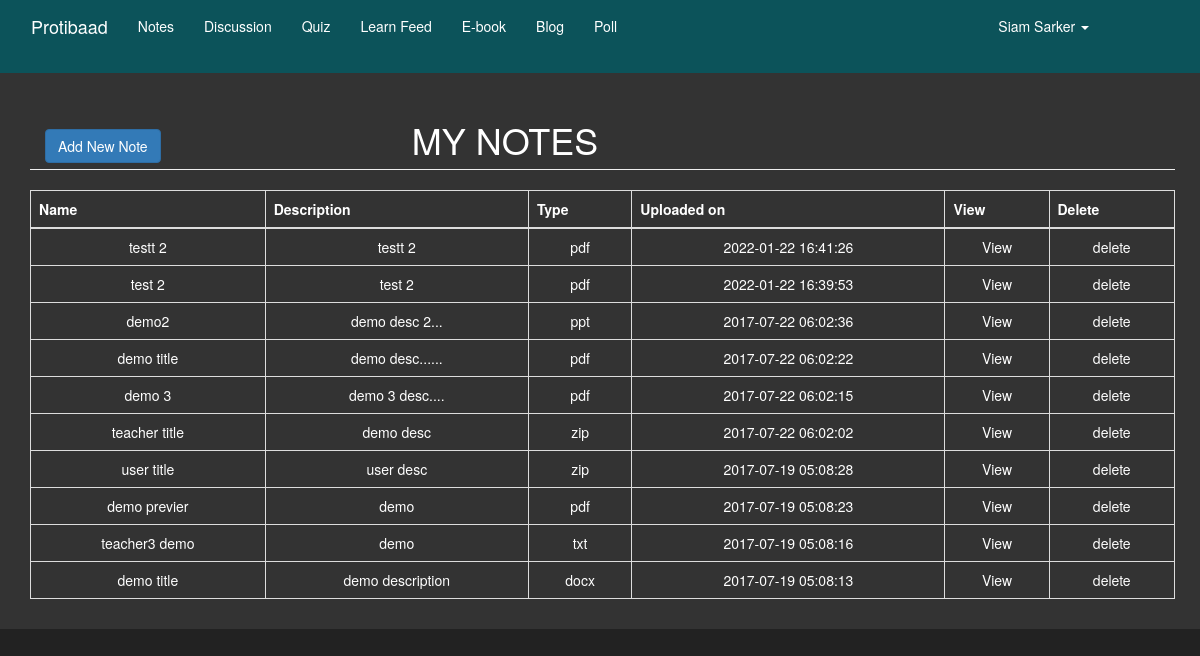
The app's page /dashboard/notes.php (signed in) with its own data.
### tables this page shows
CREATE TABLE `uploads` (
  `file_id` int(11) NOT NULL,
  `file_name` varchar(225) NOT NULL,
  `file_description` text NOT NULL,
  `file_type` varchar(225) NOT NULL,
  `file_uploader` varchar(225) NOT NULL,
  `file_uploaded_on` timestamp NOT NULL DEFAULT current_timestamp() ON UPDATE current_timestamp(),
  `file_uploaded_to` varchar(225) NOT NULL,
  `file` varchar(225) NOT NULL,
  `status` varchar(225) NOT NULL DEFAULT 'not approved yet'
);

### dashboard/notes.php (the view, shortened to what this page needs)
<?php include 'includes/adminheader.php';
?>
<div id="wrapper">
    <?php include 'includes/adminnav.php'; ?>
    <div id="page-wrapper" style="background-color: #333;">
        <div class="container-fluid" style="background-color: #333;">
            <div class="row">
                <div class="col-lg-12">
                    <h1 class="page-header">
                        <div class="col-xs-4">
                            <a href="uploadnote.php" class="btn btn-primary">Add New Note</a>
                        </div>
                        <span style="color:#fff; text-align:center"> MY NOTES</span>
                    </h1>
                    <div class="row">
                        <div class="col-lg-12">
                            <div class="table-responsive">
                                <form action="" method="post">
                                    <table class="table table-bordered  ">
                                        <thead style="color:#fff; text-align:center">
                                            <tr>
                                                <th>Name</th>
                                                <th>Description</th>
                                                <th>Type </th>
                                                <th>Uploaded on</th>
                                                <th>View</th>
                                                <th>Delete</th>
                                            </tr>
                                        </thead>
                                        <tbody style="color:#fff; text-align:center">
                                            <?php
                                            $query = "SELECT * FROM uploads WHERE status= 'approved' ORDER BY file_uploaded_on DESC";
                                            $run_query = mysqli_query($conn, $query) or die(mysqli_error($conn));
                                            if (mysqli_num_rows($run_query) > 0) {
                                                while ($row = mysqli_fetch_array($run_query)) {
                                                    $file_id = $row['file_id'];
                                                    $file_name = $row['file_name'];
                                                    $file_description = $row['file_description'];
                                                    $file_type = $row['file_type'];
                                                    $file_date = $row['file_uploaded_on'];
                                                    $file = $row['file'];
                                                    echo "<tr>";
                                                    echo "<td>$file_name</td>";
                                                    echo "<td>$file_description</td>";
                                                    echo "<td>$file_type</td>";
                                                    echo "<td>$file_date</td>";
                                                    echo "<td><a href='allfiles/$file' target='_blank' style='color:#fff'>View </a></td>";
                                                    echo "<td><a onClick=\"javascript: return confirm('Are you sure you want to delete this post?')\" href='?del=$file_id' style='color: #fff;'><i class='fa fa-times' style='color: #333;'></i>delete</a></td>";
                                                    echo "</tr>";
                                                }
                                            } else {
                                                echo "<script>alert('Not notes yet! Start uploading now');
    window.location.href= 'uploadnote.php';</script>";
                                            }
                                            ?>
                                        </tbody>
                                    </table>
                                </form>
                            </div>
                        </div>
                    </div>
                    </body>
                    </html

### dashboard/css/sb-admin.css (style rules this page uses)
body { margin-top: 100px; background-color: #222; }
@media (min-width: 768px) { body { margin-top: 50px; } }
#wrapper { padding-left: 0; }
#page-wrapper { width: 100%; padding: 0; background-color: #fff; }
@media (min-width: 768px) { #wrapper { padding-left: 5px; } }
@media (min-width: 768px) { #page-wrapper { padding: 10px; } }

### records on screen
uploads: file_name "testt 2", file_description "testt 2", file_type "pdf", file_uploaded_on "2022-01-22 16:41:26"
uploads: file_name "test 2", file_description "test 2", file_type "pdf", file_uploaded_on "2022-01-22 16:39:53"
uploads: file_name "demo2", file_description "demo desc 2...", file_type "ppt", file_uploaded_on "2017-07-22 06:02:36"
uploads: file_name "demo title", file_description "demo desc......", file_type "pdf", file_uploaded_on "2017-07-22 06:02:22"
uploads: file_name "demo 3", file_description "demo 3 desc....", file_type "pdf", file_uploaded_on "2017-07-22 06:02:15"
uploads: file_name "teacher title", file_description "demo desc", file_type "zip", file_uploaded_on "2017-07-22 06:02:02"
uploads: file_name "user title", file_description "user desc", file_type "zip", file_uploaded_on "2017-07-19 05:08:28"
uploads: file_name "demo previer", file_description "demo", file_type "pdf", file_uploaded_on "2017-07-19 05:08:23"
uploads: file_name "teacher3 demo", file_description "demo", file_type "txt", file_uploaded_on "2017-07-19 05:08:16"
uploads: file_name "demo title", file_description "demo description", file_type "docx", file_uploaded_on "2017-07-19 05:08:13"

### other values on screen
$_SESSION['name'] "Siam Sarker"
